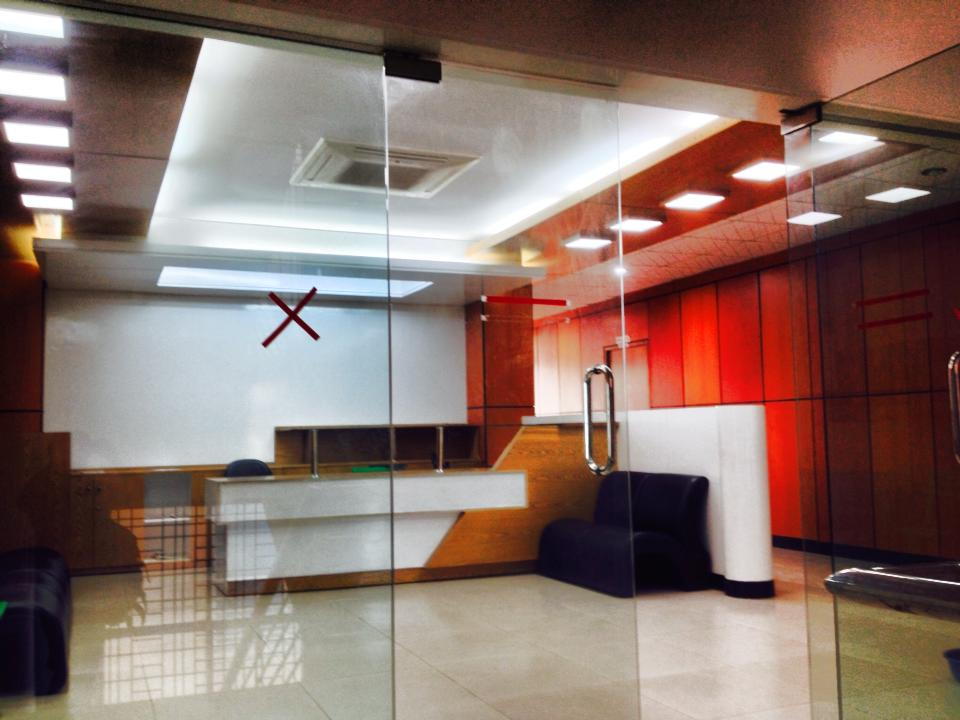
#> input picture Image Manipulation/image.jpg, 960 x 720 px
$ python 'Rotation Image.py'
#> lines starting #> are read from the running program, lines starting #| are printed output that depends on the picture
import cv2
import numpy

image=cv2.imread("image.jpg")
#> image is the input picture: shape (720, 960, 3); mean B, G, R 104.9, 113, 137.2
h,w=image.shape[:2]
#> h = 720; w = 960
rotation=cv2.getRotationMatrix2D((w/2,h/2),-180,.7)
newImage=cv2.warpAffine(image,rotation,(w,h))
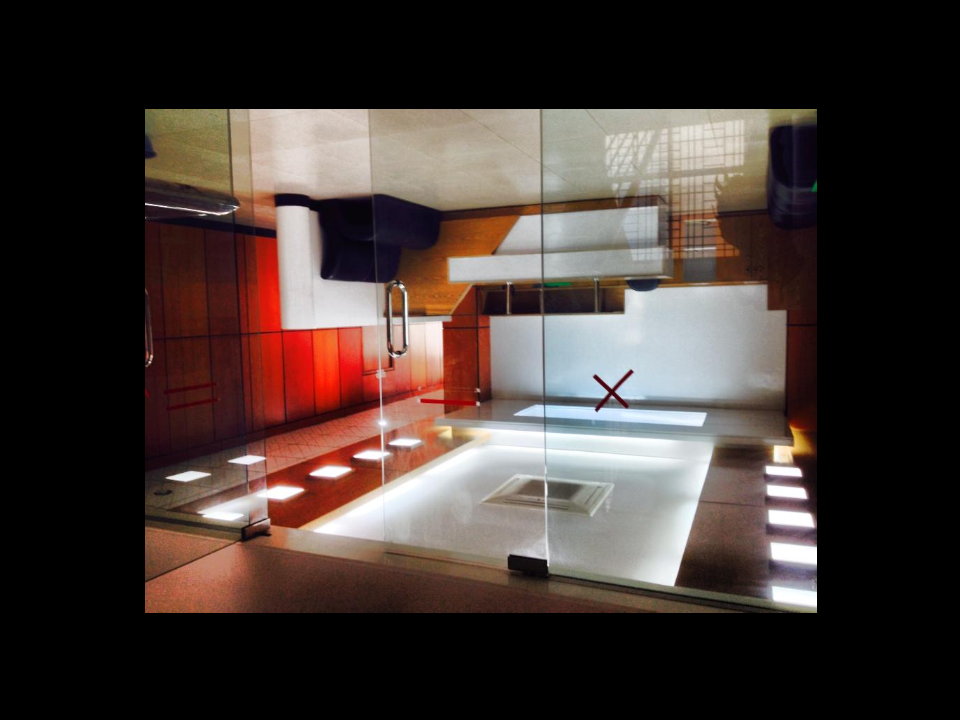
#> newImage: shape (720, 960, 3); mean B, G, R 51.4, 55.3, 67.2

cv2.imshow("Rotation",newImage)

#newRotat=cv2.transpose(image,180)
#cv2.imshow("other",newRotat)
cv2.waitKey()
cv2.destroyAllWindows()
